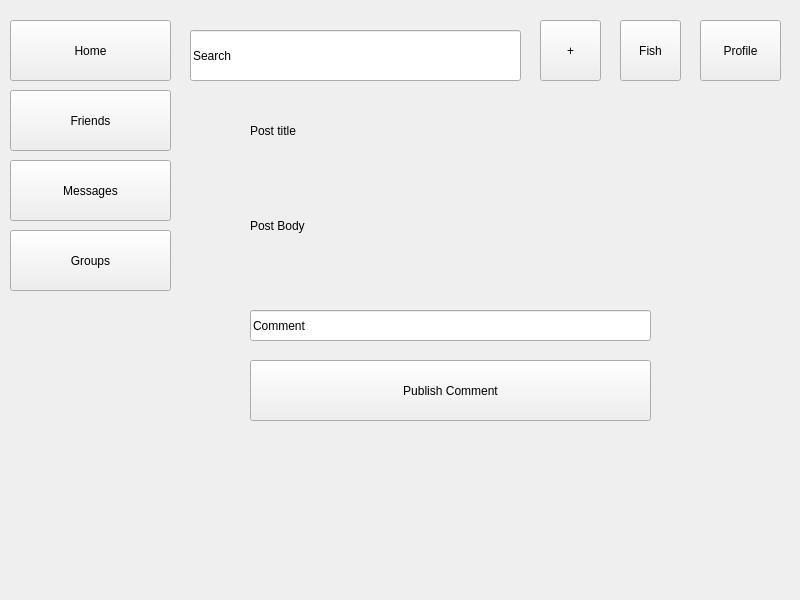
<?xml version="1.0" encoding="UTF-8"?>
<ui version="4.0">
 <class>Form</class>
 <widget class="QWidget" name="Form">
  <property name="geometry">
   <rect>
    <x>0</x>
    <y>0</y>
    <width>800</width>
    <height>600</height>
   </rect>
  </property>
  <property name="windowTitle">
   <string>Form</string>
  </property>
  <widget class="QPushButton" name="messageButton">
   <property name="geometry">
    <rect>
     <x>10</x>
     <y>160</y>
     <width>161</width>
     <height>61</height>
    </rect>
   </property>
   <property name="text">
    <string>Messages</string>
   </property>
  </widget>
  <widget class="QLineEdit" name="searchBar">
   <property name="geometry">
    <rect>
     <x>190</x>
     <y>30</y>
     <width>331</width>
     <height>51</height>
    </rect>
   </property>
   <property name="text">
    <string>Search</string>
   </property>
  </widget>
  <widget class="QPushButton" name="postButton">
   <property name="geometry">
    <rect>
     <x>540</x>
     <y>20</y>
     <width>61</width>
     <height>61</height>
    </rect>
   </property>
   <property name="text">
    <string>+</string>
   </property>
  </widget>
  <widget class="QPushButton" name="friendsButton">
   <property name="geometry">
    <rect>
     <x>10</x>
     <y>90</y>
     <width>161</width>
     <height>61</height>
    </rect>
   </property>
   <property name="text">
    <string>Friends</string>
   </property>
  </widget>
  <widget class="QPushButton" name="profileButton">
   <property name="geometry">
    <rect>
     <x>700</x>
     <y>20</y>
     <width>81</width>
     <height>61</height>
    </rect>
   </property>
   <property name="text">
    <string>Profile</string>
   </property>
  </widget>
  <widget class="QPushButton" name="homeButton">
   <property name="geometry">
    <rect>
     <x>10</x>
     <y>20</y>
     <width>161</width>
     <height>61</height>
    </rect>
   </property>
   <property name="text">
    <string>Home</string>
   </property>
  </widget>
  <widget class="QPushButton" name="fishButton">
   <property name="geometry">
    <rect>
     <x>620</x>
     <y>20</y>
     <width>61</width>
     <height>61</height>
    </rect>
   </property>
   <property name="text">
    <string>Fish</string>
   </property>
  </widget>
  <widget class="QPushButton" name="groupButton">
   <property name="geometry">
    <rect>
     <x>10</x>
     <y>230</y>
     <width>161</width>
     <height>61</height>
    </rect>
   </property>
   <property name="text">
    <string>Groups</string>
   </property>
  </widget>
  <widget class="QLabel" name="label">
   <property name="geometry">
    <rect>
     <x>250</x>
     <y>120</y>
     <width>401</width>
     <height>21</height>
    </rect>
   </property>
   <property name="text">
    <string>Post title</string>
   </property>
  </widget>
  <widget class="QLabel" name="label_2">
   <property name="geometry">
    <rect>
     <x>250</x>
     <y>160</y>
     <width>401</width>
     <height>131</height>
    </rect>
   </property>
   <property name="text">
    <string>Post Body</string>
   </property>
  </widget>
  <widget class="QLineEdit" name="lineEdit">
   <property name="geometry">
    <rect>
     <x>250</x>
     <y>310</y>
     <width>401</width>
     <height>31</height>
    </rect>
   </property>
   <property name="text">
    <string>Comment</string>
   </property>
  </widget>
  <widget class="QPushButton" name="commentButton">
   <property name="geometry">
    <rect>
     <x>250</x>
     <y>360</y>
     <width>401</width>
     <height>61</height>
    </rect>
   </property>
   <property name="text">
    <string>Publish Comment</string>
   </property>
  </widget>
 </widget>
 <resources/>
 <connections/>
</ui>
